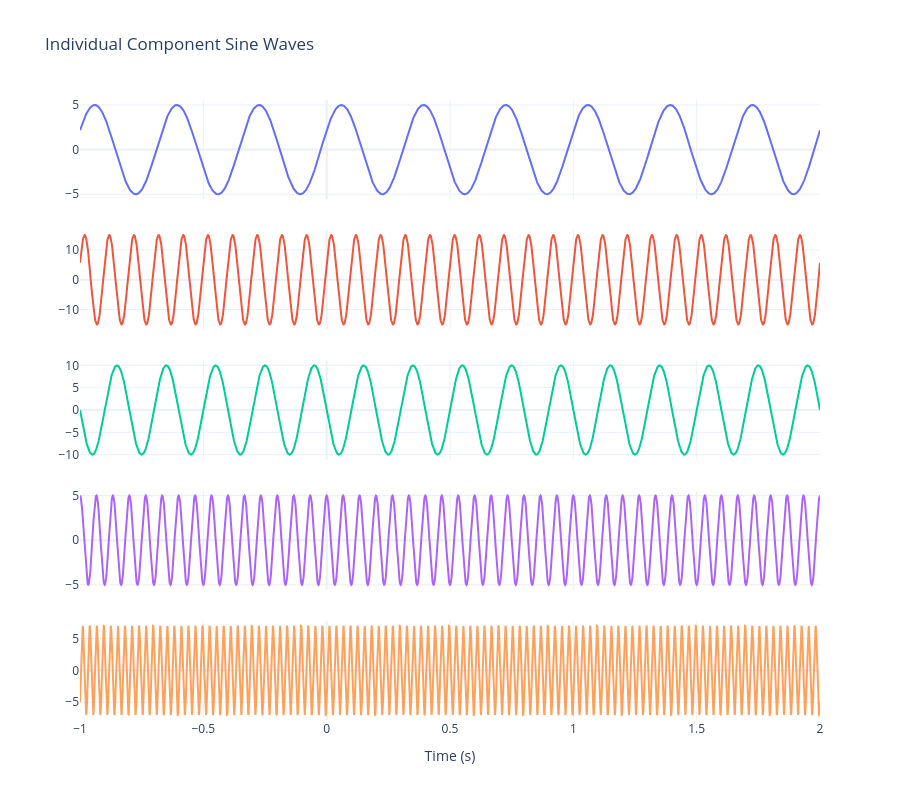

The cell this chart's notebook holds for it:
### Code cell
fig = make_subplots(rows=len(freqs), cols=1, shared_xaxes=True, vertical_spacing=0.05)

for i in range(len(freqs)):
    fig.add_trace(
        go.Scatter(x=time, y=sin_waves[i], mode='lines', name=f'{freqs[i]} Hz'),
        row=i+1, col=1
    )

fig.update_layout(
    title="Individual Component Sine Waves",
    height=800, 
    showlegend=False,
    template="plotly_white"
)

fig.update_xaxes(title_text="Time (s)", row=len(freqs), col=1)

fig.show()

### Figure 1 — Plotly figure (JSON) as saved in the notebook; plotly's stock layout.template omitted (floating-point values rounded to 4 significant figures; data arrays with more than 128 entries replaced by an {"elided": "..."} marker saying what was removed)
{"data": [{"mode": "lines", "name": "3 Hz", "type": "scatter", "x": {"elided": "3001 float values"}, "xaxis": "x", "y": {"elided": "3001 float values"}, "yaxis": "y"}, {"mode": "lines", "name": "10 Hz", "type": "scatter", "x": {"elided": "3001 float values"}, "xaxis": "x2", "y": {"elided": "3001 float values"}, "yaxis": "y2"}, {"mode": "lines", "name": "5 Hz", "type": "scatter", "x": {"elided": "3001 float values"}, "xaxis": "x3", "y": {"elided": "3001 float values"}, "yaxis": "y3"}, {"mode": "lines", "name": "15 Hz", "type": "scatter", "x": {"elided": "3001 float values"}, "xaxis": "x4", "y": {"elided": "3001 float values"}, "yaxis": "y4"}, {"mode": "lines", "name": "35 Hz", "type": "scatter", "x": {"elided": "3001 float values"}, "xaxis": "x5", "y": {"elided": "3001 float values"}, "yaxis": "y5"}], "layout": {"height": 800, "showlegend": false, "title": {"text": "Individual Component Sine Waves"}, "xaxis": {"anchor": "y", "domain": [0, 1], "matches": "x5", "showticklabels": false}, "xaxis2": {"anchor": "y2", "domain": [0, 1], "matches": "x5", "showticklabels": false}, "xaxis3": {"anchor": "y3", "domain": [0, 1], "matches": "x5", "showticklabels": false}, "xaxis4": {"anchor": "y4", "domain": [0, 1], "matches": "x5", "showticklabels": false}, "xaxis5": {"anchor": "y5", "domain": [0, 1], "title": {"text": "Time (s)"}}, "yaxis": {"anchor": "x", "domain": [0.84, 1]}, "yaxis2": {"anchor": "x2", "domain": [0.63, 0.79]}, "yaxis3": {"anchor": "x3", "domain": [0.42, 0.58]}, "yaxis4": {"anchor": "x4", "domain": [0.21, 0.37]}, "yaxis5": {"anchor": "x5", "domain": [0, 0.16]}}}
